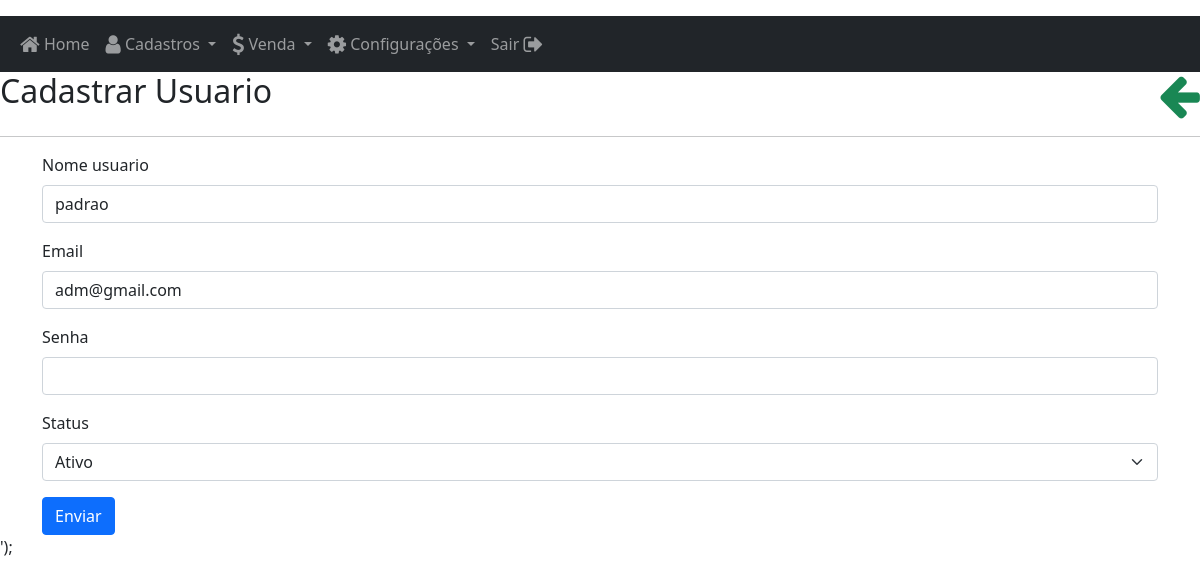
/?page=usuario&action=cadastrar&codigo=0000000001 (signed in), run on the app's committed database.
### tables this page shows
CREATE TABLE IF NOT EXISTS `usuario` (
  `usuario_id` int(10) unsigned zerofill NOT NULL AUTO_INCREMENT,
  `usuario_nome` varchar(90) DEFAULT NULL,
  `usuario_email` varchar(100) DEFAULT NULL,
  `usuario_senha` varchar(90) DEFAULT NULL,
  `usuario_ativo` enum('Ativo','Desativado') DEFAULT NULL,
  PRIMARY KEY (`usuario_id`)
);

### lib/util.php (called while the page is built, shortened)
<?php
class Util
{
    public static function replaceArrtoString($string, $arr)
    {
        if (is_array($arr)) {
            foreach ($arr as $key => $value) {
                $string = str_replace('{' . $key . '}', $value, $string);
            }
        }
        return $string;
    }
    public static function getParam($nome)
    {
        return isset($_GET[$nome]) ? $_GET[$nome] : '';
    }
    public static function isPost()
    {
        return $_SERVER['REQUEST_METHOD'] == 'POST' ? true : false;
    }
}

### controller/usuario.php (called while the page is built, shortened)
<?php
class usuarioController
{
    private $page = 'usuario';
    function cadastrar()
    {
        $html = file_get_contents("../view/{$this->page}/cadastrar.phtml");
        $codigo = util::getParam('codigo');
        $replace = array('page' => $this->page, 'display' => 'none', 'displayvalid' => 'none');
        $model = new UsuarioModel();
        if (util::isPost()) {
            $post = $_POST;
            unset($post['submit']);
            $valid = util::validPost($post, false, array('usuario_senha', 'usuario_id'));
            if ($valid['status']) {
                $email = $model->verificaEmail($post['usuario_email'], $post['usuario_id']);
                if (!empty($post['usuario_senha'])) {
                    $post['usuario_senha'] = md5($post['usuario_senha']);
                } else {
                    unset($post['usuario_senha']);
                }
                if ($email == false) {
                    if (!is_numeric($_POST['usuario_id'])) {
                        $model->insertRow($post);
                    } else {
                        $model->updateRow($post, array('usuario_id'));
                    }
                    header("Location: ?page={$this->page}");
                } else {
                    $replace = array_merge($replace, $post);
                    $replace['display'] = 'block';
                }
            } else {
                $replace['displayvalid'] = 'block';
                $replace['textvalid'] = $valid['msg'];
                $replace = array_merge($replace, $post);
            }
        } else if (is_numeric($codigo)) {
            $fetch = $model->fetchRowArr(array('usuario_id' => $codigo));
            $fetch[$fetch['usuario_ativo']] = 'selected';
            $replace = array_merge($replace, $fetch);
        }
        return Util::replaceArrtoString($html, $replace);
    }
}

### lib/db.php (called while the page is built, shortened)
<?php
class Db
{
    public $conection;
    public function fetchRowArr($wherearr)
    {
        $where = 'WHERE';
        if (is_array($wherearr)) {
            foreach ($wherearr as $key => $value) {
                $where .= " $key = '$value' AND";
            }
        } else {
            $where = '';
        }
        $where = trim($where, 'AND');
        return $this->query("SELECT * FROM {$this->name} $where", 'load');
    }
    public function query($stringQuery, $type = 'list')
    {
        $return = false;
        $result = mysqli_query($this->conection, $stringQuery);
        if ($type == 'list') {
            $return = mysqli_fetch_all($result, MYSQLI_ASSOC);
        } else if ($type == 'load') {
            $return = mysqli_fetch_assoc($result);
        } else if ($type == 'out') {
            $return = $result ? true : false;
        }else{
            $return = $result ? $result : false;
        }
        return $return;
    }
    public function openConnection()
    {
        $credenciais = Credendial::credenciais();
        $conection = new mysqli($credenciais['host'], $credenciais['user'], $credenciais['pass'], $credenciais['db']);
        mysqli_set_charset($conection, 'latin1');
        $this->conection = $conection;
    }
}

### public/index.php (the view, shortened to what this page needs)
<?php
require '../lib/util.php';
$action = isset($_GET['action']) ? $_GET['action'] : NULL;
if (isset($_SESSION['login']) && $_SESSION['login'] == 'autorizado') {
    $html = file_get_contents('estrutura/estrutura_principal.html');
} else {
    $class = 'login';
    $patch = '../controller/login.php';
    $html = file_get_contents('estrutura/estrutura_login.html');
}
$page = new $controller();
if (method_exists($page, $action)) {
    $content = $page->$action();
} else {
    $content = $page->index();
}
$tela = str_replace('{corpo}', $content, $html);
$tela = preg_replace("(([{]{1})([a-zA-Z_0-9_-]*)([}]{1}))", "", $tela);
echo $tela;

### data on the page
usuario: usuario_nome "padrao", usuario_email "adm@gmail.com", usuario_ativo "Ativo"
